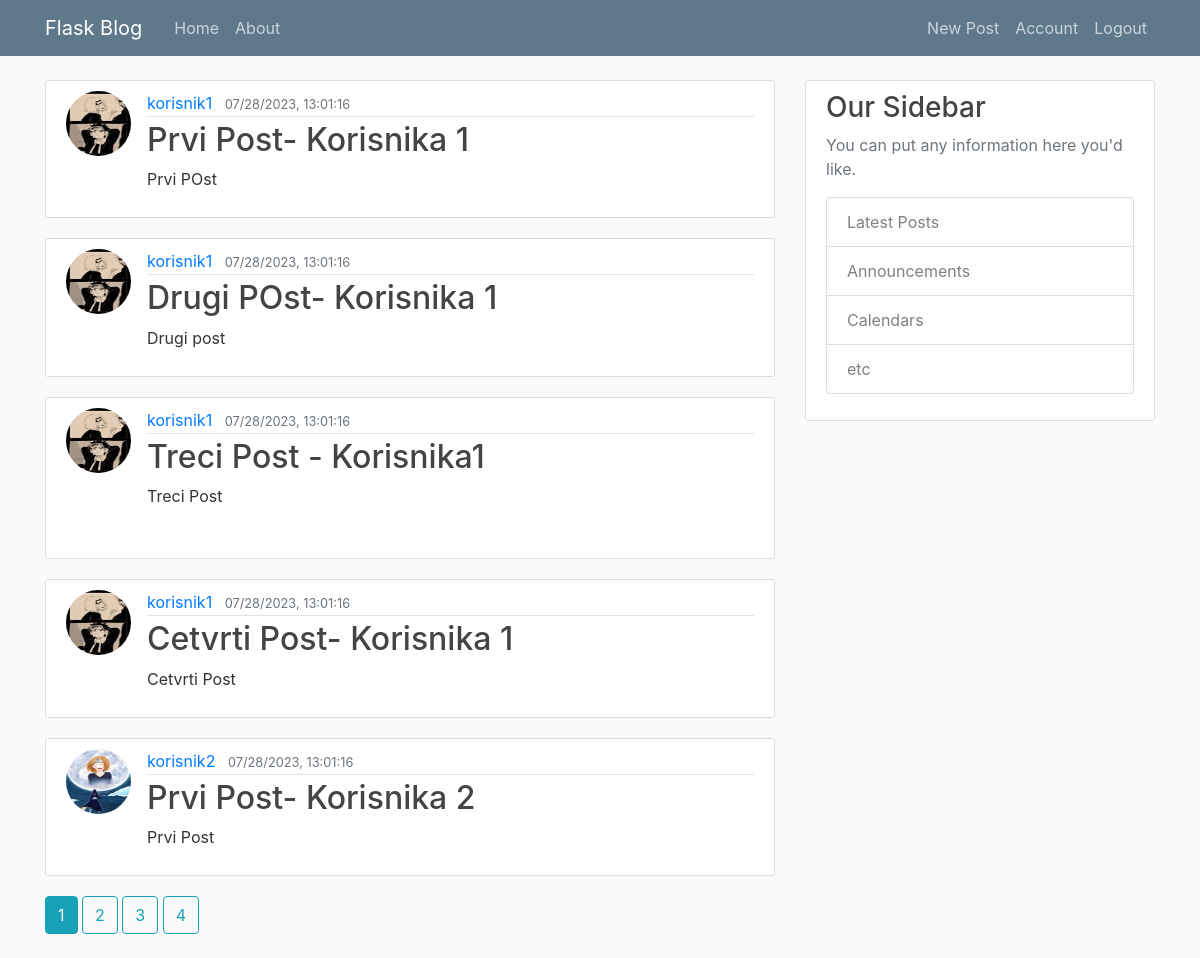
/home (signed in), run on the app's committed database.
### flask_blog/models.py (models this page shows, shortened)
class Post(db.Model):
    id=db.Column(db.Integer,primary_key=True)
    title=db.Column(db.String(100),nullable=False)
    date_posted=db.Column(db.DateTime,nullable=False,default=datetime.utcnow())
    content=db.Column(db.Text,nullable=False)
    user_id=db.Column(db.Integer,db.ForeignKey("user.id"),nullable=False)

class User(db.Model,UserMixin):
    id=db.Column(db.Integer,primary_key=True)
    username=db.Column(db.String(20),unique=True,nullable=False)
    email=db.Column(db.String(120),unique=True,nullable=False)
    image_file=db.Column(db.String(20),nullable=False,default='default.jpg')
    password=db.Column(db.String(60),nullable=False)
    posts=db.relationship("Post",backref="author",lazy=True)

### flask_blog/main/routes.py (the view)
@main.route("/")
@main.route("/home")
def home():
    page=request.args.get("page",1,type=int)
    posts=Post.query.order_by(Post.date_posted.desc()).paginate(page=page,per_page=5)
    return render_template('home.html', posts=posts)

### flask_blog/models.py (called while the page is built)
@login_manager.user_loader
def load_user(user_id):
    return User.query.get(int(user_id))

### flask_blog/templates/home.html
{% extends "layout.html" %}
{% block content %}
{% for post in posts.items %}
<article class="media content-section">
    <img class="rounded-circle article-img "
        src="{{url_for('static',filename='profile_pics/'+ post.author.image_file)}}" alt="">
    <div class="media-body">
        <div class="article-metadata">
            <a class="mr-2" href="{{url_for('users.user_posts',username=post.author.username)}}">{{ post.author.username
                }}</a>
            <small class="text-muted">{{ post.date_posted.strftime("%m/%d/%Y, %H:%M:%S") }}</small>
        </div>
        <h2><a class="article-title" href="{{url_for('posts.post',post_id=post.id)}}">{{ post.title }}</a></h2>
        <p class="article-content">{{ post.content }}</p>
    </div>
</article>
{% endfor %}
{% for page_num in posts.iter_pages(left_edge=1, right_edge=1, left_current=1,right_current=2)%}
{% if page_num %}
{% if posts.page==page_num %}
<a class="btn btn-info mb-4" href="{{url_for('main.home',page=page_num)}}">{{page_num}}</a>
{% else %}
<a class="btn btn-outline-info mb-4" href="{{url_for('main.home',page=page_num)}}">{{page_num}}</a>
{% endif %}
{% else %}
...
{% endif %}
{% endfor %}
{% endblock content %}

### flask_blog/static/main.css (style rules this page uses)
body { background: #fafafa; color: #333333; margin-top: 5rem; }
h1, h2, h3, h4, h5, h6 { color: #444444; }
.content-section { background: #ffffff; padding: 10px 20px; border: 1px solid #dddddd; border-radius: 3px; margin-bottom: 20px; }
.article-title { color: #444444; }
.article-content { white-space: pre-line; }
.article-img { height: 65px; width: 65px; margin-right: 16px; }
.article-metadata { padding-bottom: 1px; margin-bottom: 4px; border-bottom: 1px solid #e3e3e3 }

### data on the page
Post: image_file (picture), author.username "korisnik1", date_posted "07/28/2023, 13:01:16", title "Prvi Post- Korisnika 1", content "Prvi POst"
Post: image_file (picture), author.username "korisnik1", date_posted "07/28/2023, 13:01:16", title "Drugi POst- Korisnika 1", content "Drugi post"
Post: image_file (picture), author.username "korisnik1", date_posted "07/28/2023, 13:01:16", title "Treci Post - Korisnika1", content "Treci Post"
Post: image_file (picture), author.username "korisnik1", date_posted "07/28/2023, 13:01:16", title "Cetvrti Post- Korisnika 1", content "Cetvrti Post"
Post: image_file (picture), author.username "korisnik2", date_posted "07/28/2023, 13:01:16", title "Prvi Post- Korisnika 2", content "Prvi Post"

### other printed values
{{ page_num }} "1"
{{ page_num }} "2" "3" "4"
